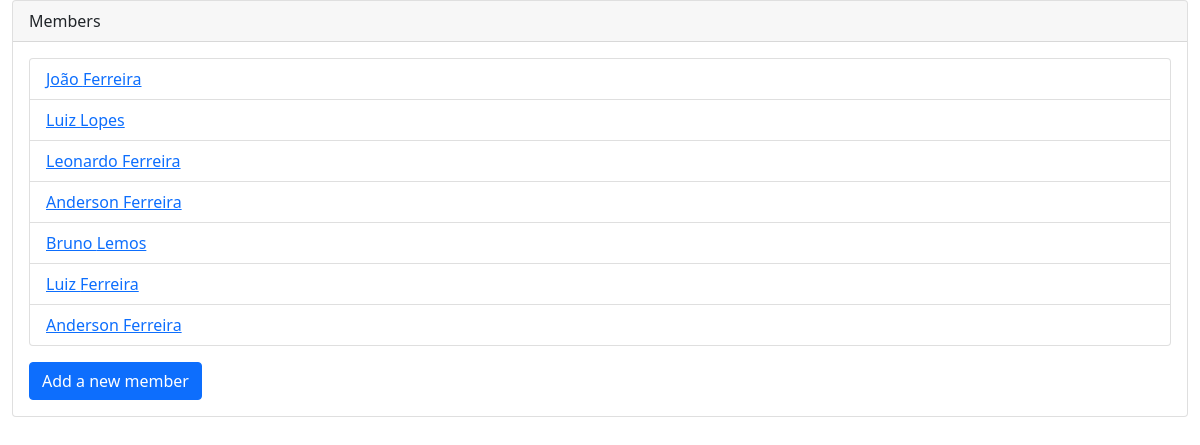
The page /members/ on the database its author committed.
### members/models.py (models this page shows, shortened)
class Member(models.Model):
    plan = models.ForeignKey(Plan, on_delete=models.CASCADE, default=1)
    firstname = models.CharField(max_length=255)
    lastname = models.CharField(max_length=255)
    phone = models.IntegerField(null=True)
    joined_date = models.DateField(null=True)

### members/views.py (the view)
# urls.py: path('members/', views.members, name='members'),
def members(request):
    mymembers = Member.objects.all().values()
    template = loader.get_template('all_members.html')
    context = {
        'mymembers': mymembers,
    }
    return HttpResponse(template.render(context,request))

### members/templates/all_members.html (shortened to what this page needs)
{% extends "master.html" %}
{% block content %}
<div class="card">
  <div class="card-header">
    Members
  </div>
  <div class="card-body">
    <ul class="list-group">
      {% for x in mymembers %}
      <li class="list-group-item"><a href="details/{{x.id}}">{{x.firstname}} {{x.lastname}}</a>
        <span class="float-end"><a href="/members/update/{{x.id}}"></a></span>
      </li>
      {% endfor %}
    </ul>
    <a href="new_member" class="btn btn-primary mt-3">Add a new member</a>
  </div>
</div>
{% endblock content %}

### equipments/templates/master.html (shortened to what this page needs)
<!doctype html>
<html lang="en">
  <head>
    <link href="https://cdn.jsdelivr.net/npm/bootstrap@5.0.2/dist/css/bootstrap.min.css" rel="stylesheet">
  </head>
  <body class="container-fluid">
    {% block content %}
    {% endblock %}
  </body>
</html>

### rows shown on the page
Member: firstname "João", lastname "Ferreira"
Member: firstname "Luiz", lastname "Lopes"
Member: firstname "Leonardo", lastname "Ferreira"
Member: firstname "Anderson", lastname "Ferreira"
Member: firstname "Bruno", lastname "Lemos"
Member: firstname "Luiz", lastname "Ferreira"
Member: firstname "Anderson", lastname "Ferreira"
